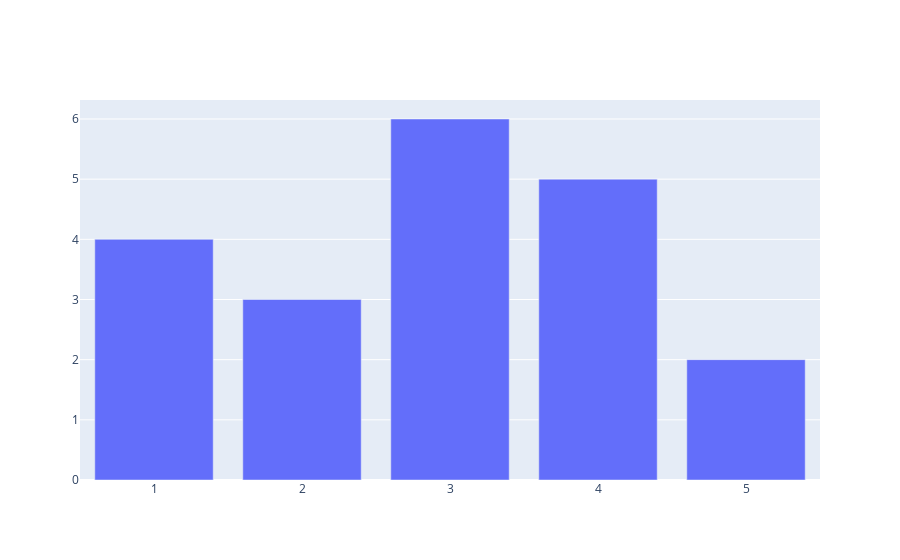

The notebook cell saved with this chart:
### Code cell
#bar chart
fig=go.Figure()
fig.add_trace(go.Bar(x=[1,2,3,4,5],y=[4,3,6,5,2]))

### Figure 1 — Plotly figure (JSON) as saved in the notebook; plotly's stock layout.template omitted (floating-point values rounded to 4 significant figures)
{"data": [{"type": "bar", "x": [1, 2, 3, 4, 5], "y": [4, 3, 6, 5, 2]}], "layout": {}}
